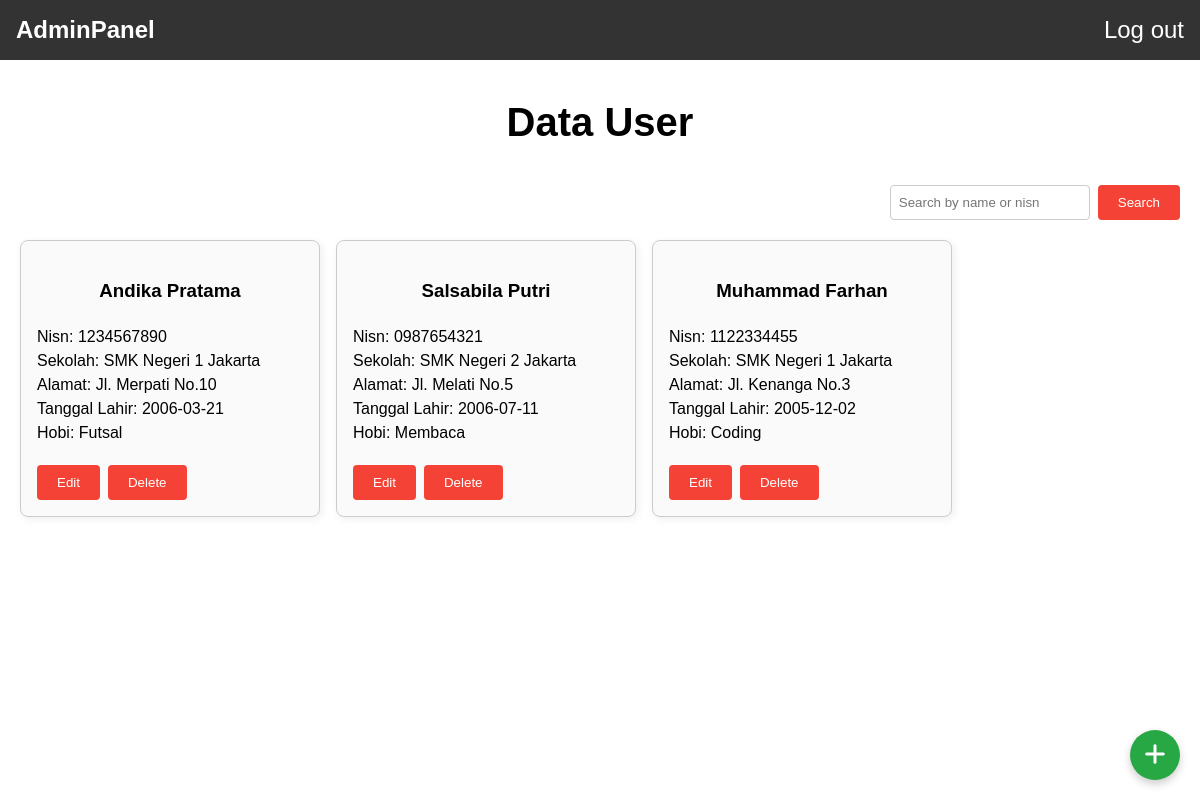
Page /dashboard-admin/admin-dashboard.php on the committed database.
### tables this page shows
CREATE TABLE `users` (
  `id_user` int(11) NOT NULL,
  `username` varchar(50) DEFAULT NULL,
  `password` varchar(50) DEFAULT NULL,
  `nama` varchar(100) DEFAULT NULL,
  `id_kelas` int(11) DEFAULT NULL,
  `alamat` varchar(100) DEFAULT NULL,
  `jenis_kelamin` varchar(10) DEFAULT NULL,
  `tanggal_lahir` date DEFAULT NULL,
  `nisn` varchar(20) DEFAULT NULL,
  `sekolah` varchar(100) DEFAULT NULL,
  `hobi` varchar(100) DEFAULT NULL,
  `email` varchar(100) DEFAULT NULL
);

### dashboard-admin/admin-dashboard.php (the view, shortened to what this page needs)
<?php
include "../connection.php";
$query = mysqli_query($koneksi, "SELECT * FROM users");
?>
<!DOCTYPE html>
<html lang="en">
<head>
    <link rel="stylesheet" href="admin-dashboard.css">
    <link rel="stylesheet" href="https://cdnjs.cloudflare.com/ajax/libs/font-awesome/6.4.0/css/all.min.css">
</head>
<body>
    <nav>
        <div class="brand">AdminPanel</div>
        <a href="../logout.php">Log out</a>
    </nav>
    <h1>Data User</h1>
    <form class="form" action="post">
        <input type="text" name="search" placeholder="Search by name or nisn">
        <button type="submit">Search</button>
    </form>
    <div class="card-container">
        <?php while($row = mysqli_fetch_assoc($query)): ?>
            <div class="card">
                <h3><?php echo htmlspecialchars($row['nama']); ?></h3>
                <p>Nisn: <?php echo htmlspecialchars($row['nisn']); ?></p>
                <p>Sekolah: <?php echo htmlspecialchars($row['sekolah']); ?></p>
                <p>Alamat: <?php echo htmlspecialchars($row['alamat']); ?></p>
                <p>Tanggal Lahir: <?php echo htmlspecialchars($row['tanggal_lahir']); ?></p>
                <p>Hobi: <?php echo htmlspecialchars($row['hobi']); ?></p>
                <div class="button-gap">
                    <button class="edit-button">Edit</button>
                    <button class="delete-button">Delete</button>
                </div>
            </div>
        <?php endwhile; ?>
    </div>
    <div class="add-btn">
        <a href="../addData.php"><i class="fa-solid fa-plus white"></i></a>
    </div>
</body>
</html>

### dashboard-admin/admin-dashboard.css (style rules this page uses)
* { margin: 0; padding: 0; box-sizing: border-box; font-family: Arial, sans-serif; }
.card-container { display: flex; flex-wrap: wrap; gap: 16px; margin: 20px; }
.card { border: 1px solid #ccc; border-radius: 8px; padding: 16px; width: 300px; height: auto; box-shadow: 2px 2px 8px #eee; background: #fafafa; line-height: 1.5; }
.form { display: flex; justify-content: end; gap: 8px; margin: 20px; }
input { padding: 8px; border: 1px solid #ccc; border-radius: 4px; width: 200px; }
.card h3 { margin: 20px; text-align: center; }
h1 { margin: 40px; font-size: 40px; text-align: center; }
nav { display: flex; justify-content: space-between; align-items: center; padding: 16px; background-color: #333; color: white; }
.brand { font-size: 24px; font-weight: bold; }
button { background-color: #f44336; color: white; border: none; padding: 10px 20px; border-radius: 4px; cursor: pointer; }
.button-gap { display: flex; gap: 8px; margin-top: 20px; }
.add-btn { position: fixed; bottom: 20px; right: 20px; background-color: #28a745; color: white; border-radius: 50%; width: 50px; height: 50px; display: flex; justify-content: center; align-items: center; box-shadow: 0 4px 8px rgba(0, 0, 0, 0.2); }
a { color: white; text-decoration: none; font-size: 24px; }

### rows in the picture
users: nama "Andika Pratama", nisn "1234567890", sekolah "SMK Negeri 1 Jakarta", alamat "Jl. Merpati No.10", tanggal_lahir "2006-03-21", hobi "Futsal"
users: nama "Salsabila Putri", nisn "0987654321", sekolah "SMK Negeri 2 Jakarta", alamat "Jl. Melati No.5", tanggal_lahir "2006-07-11", hobi "Membaca"
users: nama "Muhammad Farhan", nisn "1122334455", sekolah "SMK Negeri 1 Jakarta", alamat "Jl. Kenanga No.3", tanggal_lahir "2005-12-02", hobi "Coding"
